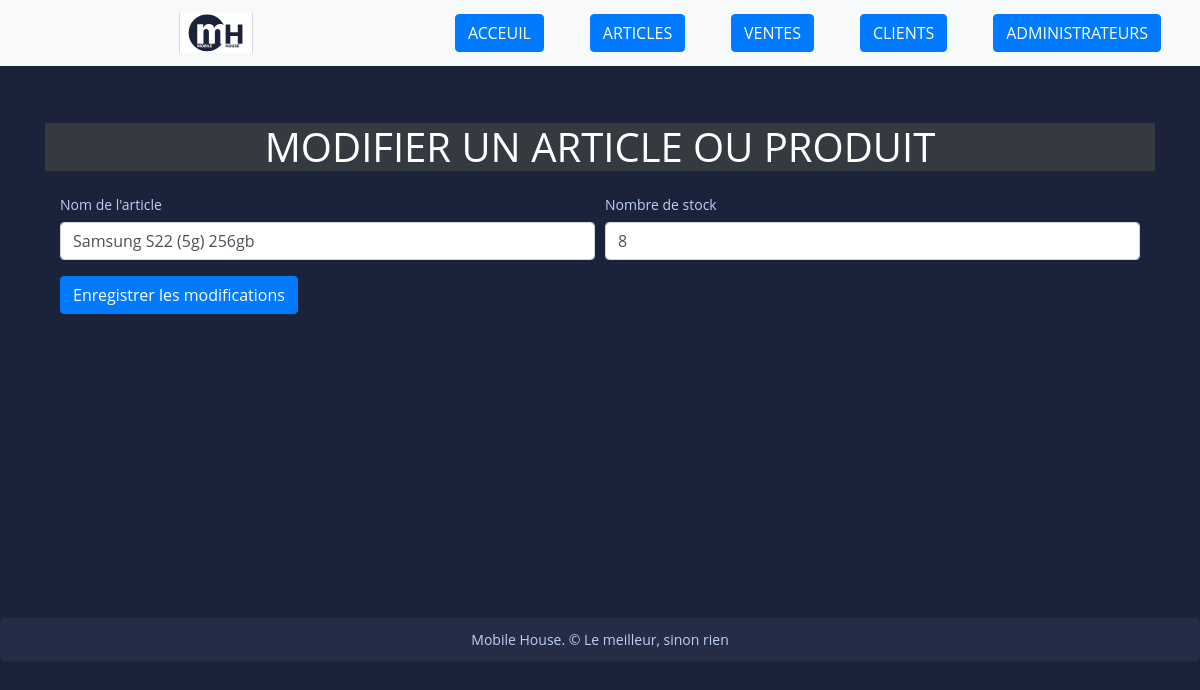
The page /article/1/modifier/ on the database as committed earlier.
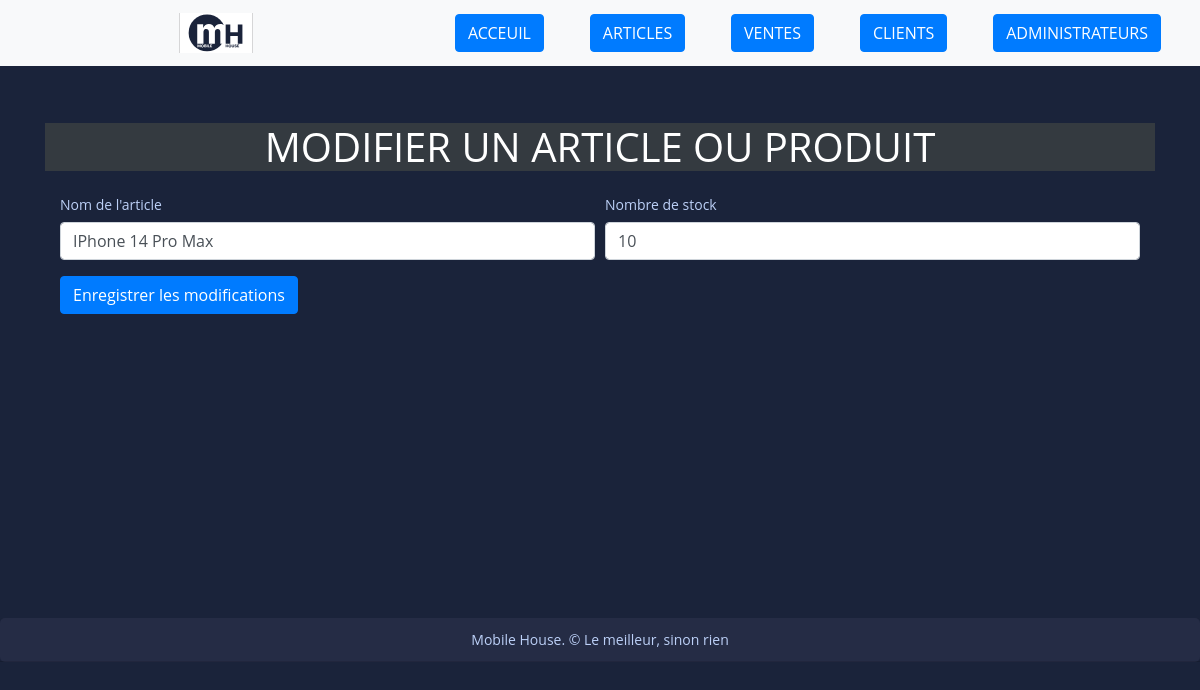
The same page on the database as committed later.
### fact_app/models.py (models this page shows, shortened)
class Article(models.Model):
    name = models.CharField(max_length=132)
    stock = models.PositiveIntegerField()
    created_at = models.DateTimeField(auto_now_add=True)
    is_active = models.BooleanField(default=True)
    class Meta:
        verbose_name = "Article"
        verbose_name_plural = "Articles"

### fact_app/views.py (the view)
# urls.py: path('article/<int:article_id>/modifier/', views.edit_article, name='edit-article'),
def edit_article(request, article_id):
    article = get_object_or_404(Article, pk=article_id)
    if request.method == 'POST':
        name = request.POST.get('name')
        stock = request.POST.get('stock')
        errors = {}
        if not name:
            errors['name'] = "Le nom de l'article est obligatoire."
        if not stock:
            errors['stock'] = "Le stock est obligatoire."
        try:
            stock = int(stock)
            if stock < 0:
                errors['stock'] = "Le stock doit être un nombre positif."
        except ValueError:
            errors['stock'] = "Le stock doit être un nombre entier."
        if errors:
            context = {'article': article, 'errors': errors, 'name': name, 'stock': stock}
            return render(request, 'edit_article.html', context)
        article.name = name
        article.stock = stock
        article.save()
        messages.success(request, "L'article a été modifié avec succès.")
        return redirect('article-list')  # Redirige vers la liste des articles
    else:
        context = {'article': article, 'name': article.name, 'stock': article.stock}
        return render(request, 'edit_article.html', context)

### templates/edit_article.html (shortened to what this page needs)
{% extends "base.html" %}
{% load static %}
{% block content %}
<br><br>
<h1 class="text-capitalize text-center mx-10 bg-dark text-white">MODIFIER UN ARTICLE OU PRODUIT</h1>
<div class="container">
    <form method="post" class="mt-4">
        <div class="form-row">
            <div class="form-group col-md-6">
                <label for="name">Nom de l'article</label>
                <input name="name" type="text" class="form-control" id="name" placeholder="Nom de l'article" value="{{ name }}">
            </div>
            <div class="form-group col-md-6">
                <label for="stock">Nombre de stock</label>
                <input name="stock" type="text" class="form-control" id="stock" placeholder="Quantite en stock" value="{{ stock }}">
            </div>
        </div>
        <button type="submit" class="btn btn-primary">Enregistrer les modifications</button>
    </form>
</div>
<br><br><br><br><br><br><br><br><br><br><br><br><br><br><br><br>
{% endblock content %}

Rows that differ between the two databases and show on the page:
changed Article: name "Samsung S22 (5g) 256gb" → "IPhone 14 Pro Max"
Other text that changed with them:
form field stock: "8" → "10"
